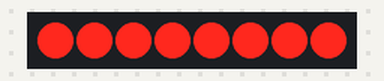
Bench run of a sketch on a simulated Arduino Uno, built with avr-gcc and run on an emulated ATmega328P. On the bench: 8 shift-register outputs drawn as a row of LEDs (first output left, lit = HIGH). Wiring (inferred from the names in the program): shift register (74HC595): data pin 2; shift clock pin 3; latch pin 4. Wiring (inferred from the signals the program sends): row of LEDs: on Q0, Q1, Q2, Q3, Q4, Q5, Q6, Q7.

Above: at 0.2 s.
At 1.7 s:
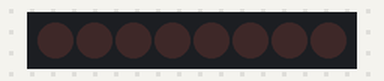
Timing chart, 0 to 3.0 s (numbered marks = the images above):
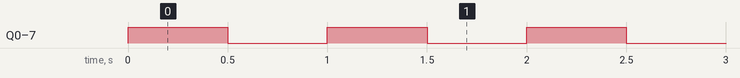

Measured:
- by itself, Q0–7: alternates HIGH for 0.50 s and LOW for 0.50 s

The sketch:

ic.ino
```cpp
const int DataPin = 2;
const int ClockPin = 3;
const int LatchPin = 4;


void setup() {
  pinMode(DataPin, OUTPUT);
  pinMode(ClockPin, OUTPUT);
  pinMode(LatchPin, OUTPUT);

}

void loop() {
  digitalWrite(LatchPin, LOW);
  shiftOut(DataPin, ClockPin, LSBFIRST, 255);
  digitalWrite(LatchPin, HIGH);
  delay(500);
  digitalWrite(LatchPin, LOW);
  shiftOut(DataPin, ClockPin, LSBFIRST, 0);
  digitalWrite(LatchPin, HIGH);
  delay(500);


}
```
